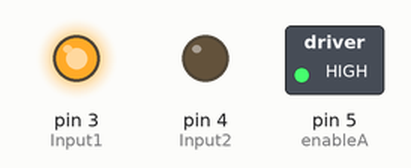
A sketch run on a simulated Arduino Uno, built with avr-gcc and run on an emulated ATmega328P. On the bench: switched loads named in the sketch (green lamp = pin HIGH), output pins drawn as LEDs (lit = HIGH).

Above: at 1.0 s.
At 5.0 s:
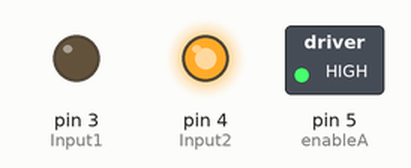
At 7.0 s:
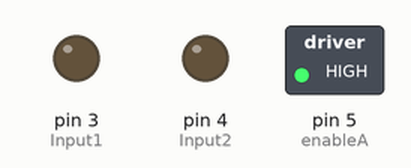
Timing chart, 0 to 9.2 s (numbered marks = the images above):
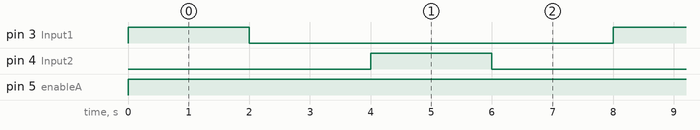

Measured:
- by itself, pin 3 (Input1), pin 4 (Input2): alternates HIGH for 2.0 s and LOW for 6.0 s
- by itself, pin 5 (enableA): LOW → HIGH at 0.00 s
- by itself, everything shown: repeats every 8.0 s, in 4 steps

The sketch:

dc-motor.ino
```cpp
int Input1 = 3;
int Input2 = 4;
int enableA = 5;

int Speed=255;

void setup()
{
  pinMode(Input1, OUTPUT);
  pinMode(Input2, OUTPUT);
  pinMode(enableA, OUTPUT);
}

void loop()
{
  //Rotate the shaft clockwise
  digitalWrite(Input1, HIGH);
  digitalWrite(Input2, LOW);
  analogWrite(enableA, Speed);
  delay(2000);
  //Stop the motor
  digitalWrite(Input1, LOW);
  digitalWrite(Input2, LOW);
  delay(2000);
  //Rotate the shaft Anti-clockwise
  digitalWrite(Input1, LOW);
  digitalWrite(Input2, HIGH);
  analogWrite(enableA, Speed);
  delay(2000);
  //Stop the motor
  digitalWrite(Input1, LOW);
  digitalWrite(Input2, LOW);
  delay(2000);

}
```
